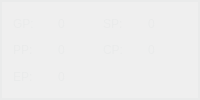
     <widget class="QFrame" name="currency_frame">
      <property name="sizePolicy">
       <sizepolicy hsizetype="Preferred" vsizetype="Preferred">
        <horstretch>0</horstretch>
        <verstretch>0</verstretch>
       </sizepolicy>
      </property>
      <property name="palette">
       <palette>
        <active>
         <colorrole role="WindowText">
          <brush brushstyle="SolidPattern">
           <color alpha="255">
            <red>234</red>
            <green>235</green>
            <blue>235</blue>
           </color>
          </brush>
         </colorrole>
        </active>
        <inactive>
         <colorrole role="WindowText">
          <brush brushstyle="SolidPattern">
           <color alpha="255">
            <red>234</red>
            <green>235</green>
            <blue>235</blue>
           </color>
          </brush>
         </colorrole>
        </inactive>
        <disabled>
         <colorrole role="WindowText">
          <brush brushstyle="SolidPattern">
           <color alpha="255">
            <red>44</red>
            <green>44</green>
            <blue>44</blue>
           </color>
          </brush>
         </colorrole>
        </disabled>
       </palette>
      </property>
      <property name="frameShape">
       <enum>QFrame::WinPanel</enum>
      </property>
      <property name="frameShadow">
       <enum>QFrame::Plain</enum>
      </property>
      <layout class="QGridLayout" name="gridLayout_2">
       <item row="1" column="2">
        <widget class="QLabel" name="cp_label">
         <property name="text">
          <string>CP:</string>
         </property>
        </widget>
       </item>
       <item row="2" column="0">
        <widget class="QLabel" name="ep_label">
         <property name="text">
          <string>EP:</string>
         </property>
        </widget>
       </item>
       <item row="0" column="2">
        <widget class="QLabel" name="sp_label">
         <property name="text">
          <string>SP:</string>
         </property>
        </widget>
       </item>
       <item row="1" column="3">
        <widget class="QLabel" name="cp_val">
         <property name="text">
          <string>0</string>
         </property>
        </widget>
       </item>
       <item row="2" column="1">
        <widget class="QLabel" name="ep_val">
         <property name="text">
          <string>0</string>
         </property>
        </widget>
       </item>
       <item row="1" column="1">
        <widget class="QLabel" name="pp_val">
         <property name="text">
          <string>0</string>
         </property>
        </widget>
       </item>
       <item row="0" column="3">
        <widget class="QLabel" name="sp_val">
         <property name="text">
          <string>0</string>
         </property>
        </widget>
       </item>
       <item row="0" column="1">
        <widget class="QLabel" name="gp_val">
         <property name="text">
          <string>0</string>
         </property>
        </widget>
       </item>
       <item row="1" column="0">
        <widget class="QLabel" name="pp_label">
         <property name="text">
          <string>PP:</string>
         </property>
        </widget>
       </item>
       <item row="0" column="0">
        <widget class="QLabel" name="gp_label">
         <property name="text">
          <string>GP:</string>
         </property>
        </widget>
       </item>
      </layout>
     </widget>
